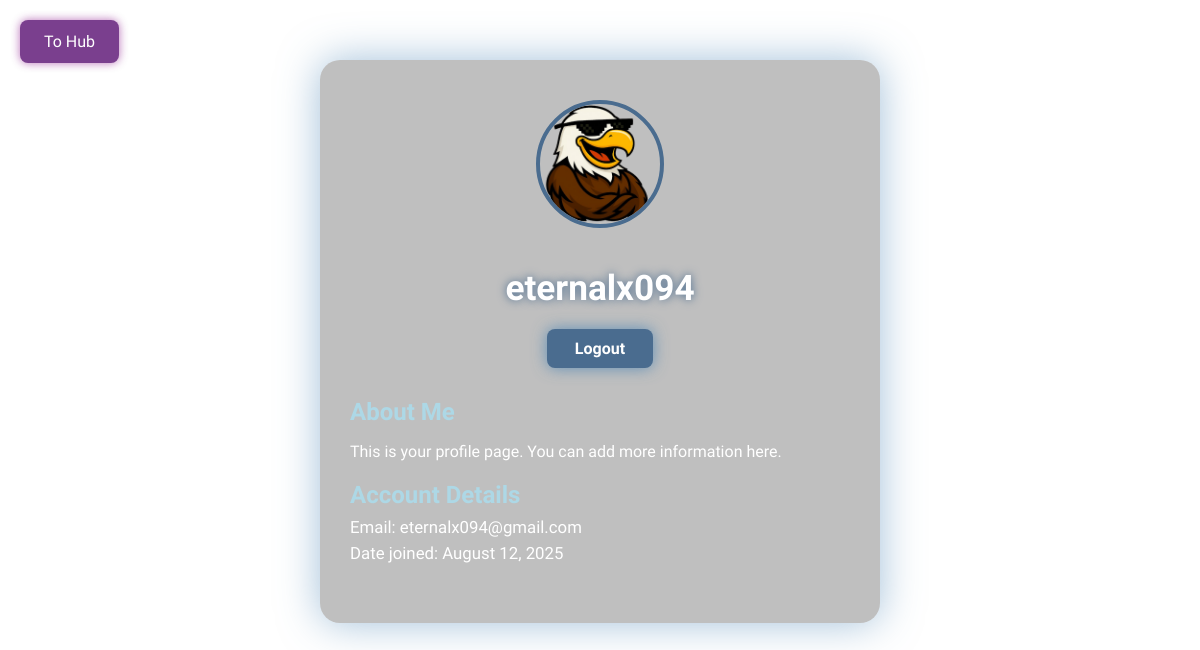
The app's page /profile/ (signed in) with its own data.
### DaHub/models.py (models this page shows)
class CustomUser(AbstractUser):
    coins = models.IntegerField(default=0)

### DaHub/views.py (the view)
# urls.py: path('profile/', profile_view, name='profile_view'),
def profile_view(request):
    user = request.user
    context = {
        'user': user,
    }
    return render(request, 'DaHub/profile.html', context=context)

### DaHub/templates/DaHub/profile.html (shortened to what this page needs)
{% load static %}
<!DOCTYPE html>
<html lang="en">
<head>
    <link rel="stylesheet" href="{% static 'css/profile.css' %}">
</head>
<body>
    <div class="hub-button-container">
        <a href="{% url 'hub_view' %}" class="hub-button">To Hub</a>
    </div>
    <div class="profile-container">
        <div class="profile-header">
            <img src="{% static 'Images/profilepic.png' %}" alt="Profile Picture" class="profile-pic">
            <h1 class="profile-username">{{ user.username }}</h1>
            <a href="{% url 'logout' %}" class="logout-button">Logout</a>
        </div>
        <div class="profile-details">
            <h2>About Me</h2>
            <p>This is your profile page. You can add more information here.</p>
            <h2>Account Details</h2>
            <ul>
                <li>Email: {{ user.email }}</li>
                <li>Date joined: {{ user.date_joined|date:"F j, Y" }}</li>
            </ul>
        </div>
    </div>
</body>
</html>

### static/css/profile.css (style rules this page uses)
body { background-color: #ffffff; background-image: url("http://127.0.0.1:8000/media/DaHub/galaxy.jpg"); background-size: cover; background-repeat: no-repeat; background-position: center center; color: #fff; font-family: "Jersey 15", sans-serif; margin: 0; min-height: 100vh; }
.profile-container { max-width: 500px; margin: 60px auto; background: rgba(0, 0, 0, 0.25); border-radius: 20px; box-shadow: 0 0 40px rgba(70, 130, 180, 0.5); padding: 40px 30px; }
.profile-header { display: flex; flex-direction: column; align-items: center; margin-bottom: 30px; }
.profile-pic { width: 120px; height: 120px; border-radius: 50%; object-fit: cover; border: 4px solid #4a6c8f; margin-bottom: 15px; }
.profile-username { font-size: 2.2rem; font-weight: bold; margin-bottom: 10px; text-shadow: 0 0 10px #4a6c8f; }
.logout-button { background: #4a6c8f; color: #fff; padding: 10px 28px; border-radius: 8px; text-decoration: none; font-weight: bold; margin-top: 10px; transition: background 0.2s; border: none; font-size: 1rem; box-shadow: 0 0 15px rgba(70, 130, 180, 0.8); cursor: pointer; }
.profile-details h2 { margin-top: 20px; margin-bottom: 8px; color: #ADD8E6; }
.profile-details ul { list-style: none; padding: 0; margin: 0 0 20px 0; }
.profile-details li { margin-bottom: 6px; font-size: 1.05rem; }
.hub-button-container { position: absolute; top: 20px; left: 20px; z-index: 10; }
.hub-button { background-color: #5a1073; opacity: 0.8; border: none; color: white; padding: 12px 24px; text-decoration: none; font-size: 16px; border-radius: 8px; cursor: pointer; box-shadow: 0 0 10px rgba(128, 0, 128, 0.7); transition: box-shadow 0.3s ease-in-out, opacity 0.3s ease-in-out; font-family: "Jersey 15", sans-serif; display: inline-block; }

### records on screen
CustomUser: username "eternalx094", email "eternalx094@gmail.com", date_joined "August 12, 2025"
